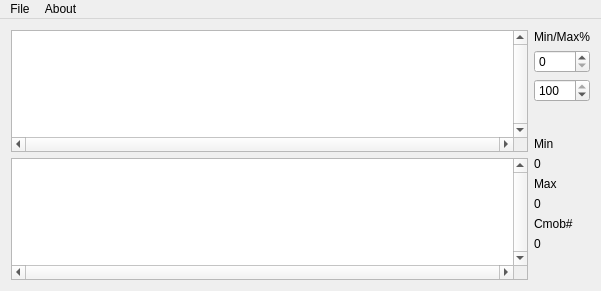
<?xml version="1.0" encoding="UTF-8"?>
<ui version="4.0">
 <class>MainWindow</class>
 <widget class="QMainWindow" name="MainWindow">
  <property name="geometry">
   <rect>
    <x>0</x>
    <y>0</y>
    <width>601</width>
    <height>291</height>
   </rect>
  </property>
  <property name="windowTitle">
   <string>Soccer Combinations</string>
  </property>
  <widget class="QWidget" name="centralWidget">
   <layout class="QHBoxLayout" name="horizontalLayout_3">
    <item>
     <layout class="QHBoxLayout" name="horizontalLayout">
      <item>
       <layout class="QVBoxLayout" name="verticalLayout_5">
        <item>
         <widget class="QTextEdit" name="coef_edit">
          <property name="verticalScrollBarPolicy">
           <enum>Qt::ScrollBarAlwaysOn</enum>
          </property>
          <property name="horizontalScrollBarPolicy">
           <enum>Qt::ScrollBarAlwaysOn</enum>
          </property>
          <property name="lineWrapMode">
           <enum>QTextEdit::NoWrap</enum>
          </property>
          <property name="readOnly">
           <bool>true</bool>
          </property>
         </widget>
        </item>
        <item>
         <widget class="QTextEdit" name="comb_edit">
          <property name="verticalScrollBarPolicy">
           <enum>Qt::ScrollBarAlwaysOn</enum>
          </property>
          <property name="horizontalScrollBarPolicy">
           <enum>Qt::ScrollBarAlwaysOn</enum>
          </property>
          <property name="lineWrapMode">
           <enum>QTextEdit::NoWrap</enum>
          </property>
          <property name="readOnly">
           <bool>true</bool>
          </property>
         </widget>
        </item>
       </layout>
      </item>
      <item>
       <layout class="QVBoxLayout" name="verticalLayout_4">
        <item>
         <layout class="QVBoxLayout" name="verticalLayout_2">
          <item>
           <widget class="QLabel" name="label">
            <property name="text">
             <string>Min/Max%</string>
            </property>
           </widget>
          </item>
          <item>
           <widget class="QSpinBox" name="min_spin_box">
            <property name="maximum">
             <number>100</number>
            </property>
           </widget>
          </item>
          <item>
           <widget class="QSpinBox" name="max_spin_box">
            <property name="maximum">
             <number>100</number>
            </property>
            <property name="value">
             <number>100</number>
            </property>
           </widget>
          </item>
          <item>
           <spacer name="verticalSpacer">
            <property name="orientation">
             <enum>Qt::Vertical</enum>
            </property>
            <property name="sizeHint" stdset="0">
             <size>
              <width>20</width>
              <height>40</height>
             </size>
            </property>
           </spacer>
          </item>
         </layout>
        </item>
        <item>
         <layout class="QVBoxLayout" name="verticalLayout_3">
          <item>
           <widget class="QLabel" name="label_2">
            <property name="text">
             <string>Min</string>
            </property>
           </widget>
          </item>
          <item>
           <widget class="QLabel" name="min_label">
            <property name="text">
             <string>0</string>
            </property>
           </widget>
          </item>
          <item>
           <widget class="QLabel" name="label_4">
            <property name="text">
             <string>Max</string>
            </property>
           </widget>
          </item>
          <item>
           <widget class="QLabel" name="max_label">
            <property name="text">
             <string>0</string>
            </property>
           </widget>
          </item>
          <item>
           <widget class="QLabel" name="label_3">
            <property name="text">
             <string>Cmob#</string>
            </property>
           </widget>
          </item>
          <item>
           <widget class="QLabel" name="comb_label">
            <property name="text">
             <string>0</string>
            </property>
           </widget>
          </item>
          <item>
           <spacer name="verticalSpacer_2">
            <property name="orientation">
             <enum>Qt::Vertical</enum>
            </property>
            <property name="sizeHint" stdset="0">
             <size>
              <width>20</width>
              <height>40</height>
             </size>
            </property>
           </spacer>
          </item>
         </layout>
        </item>
       </layout>
      </item>
     </layout>
    </item>
   </layout>
  </widget>
  <widget class="QMenuBar" name="menuBar">
   <property name="geometry">
    <rect>
     <x>0</x>
     <y>0</y>
     <width>601</width>
     <height>27</height>
    </rect>
   </property>
   <widget class="QMenu" name="menuFile">
    <property name="title">
     <string>File</string>
    </property>
    <addaction name="actionOpen"/>
    <addaction name="separator"/>
    <addaction name="actionExit"/>
   </widget>
   <widget class="QMenu" name="menuAbout">
    <property name="title">
     <string>About</string>
    </property>
    <addaction name="actionCredits"/>
   </widget>
   <addaction name="menuFile"/>
   <addaction name="menuAbout"/>
  </widget>
  <action name="actionOpen">
   <property name="text">
    <string>Open</string>
   </property>
   <property name="shortcut">
    <string>Ctrl+O</string>
   </property>
  </action>
  <action name="actionExit">
   <property name="text">
    <string>Exit</string>
   </property>
   <property name="shortcut">
    <string>Ctrl+E</string>
   </property>
  </action>
  <action name="actionCredits">
   <property name="text">
    <string>Credits</string>
   </property>
   <property name="shortcut">
    <string>Ctrl+H</string>
   </property>
  </action>
 </widget>
 <layoutdefault spacing="6" margin="11"/>
 <resources/>
 <connections/>
</ui>
